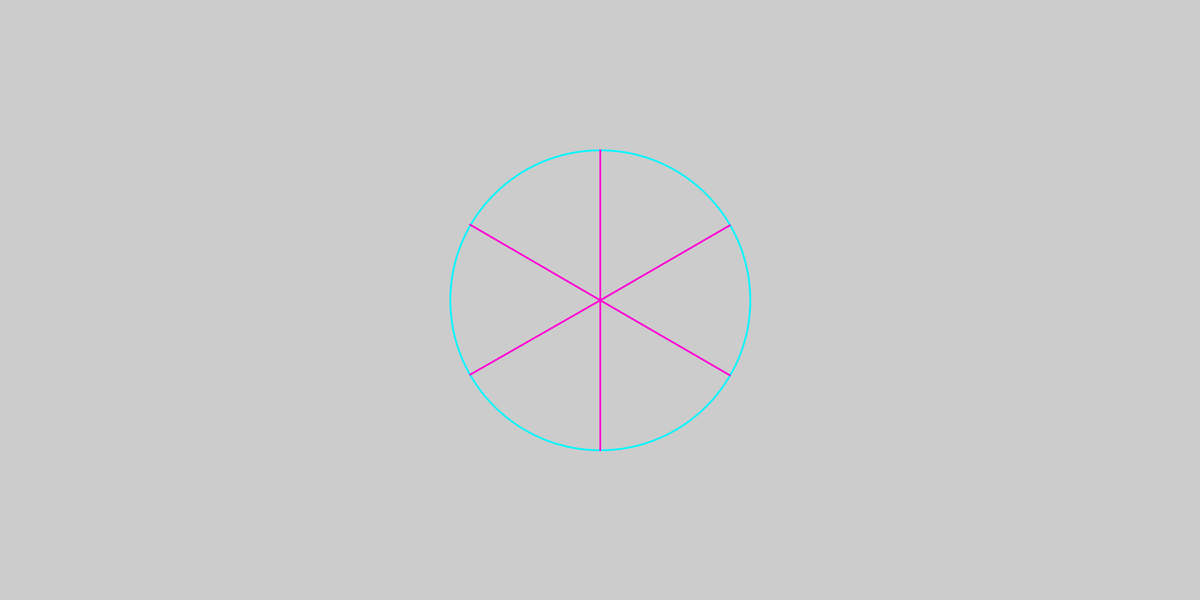
Frame 1 (no input)
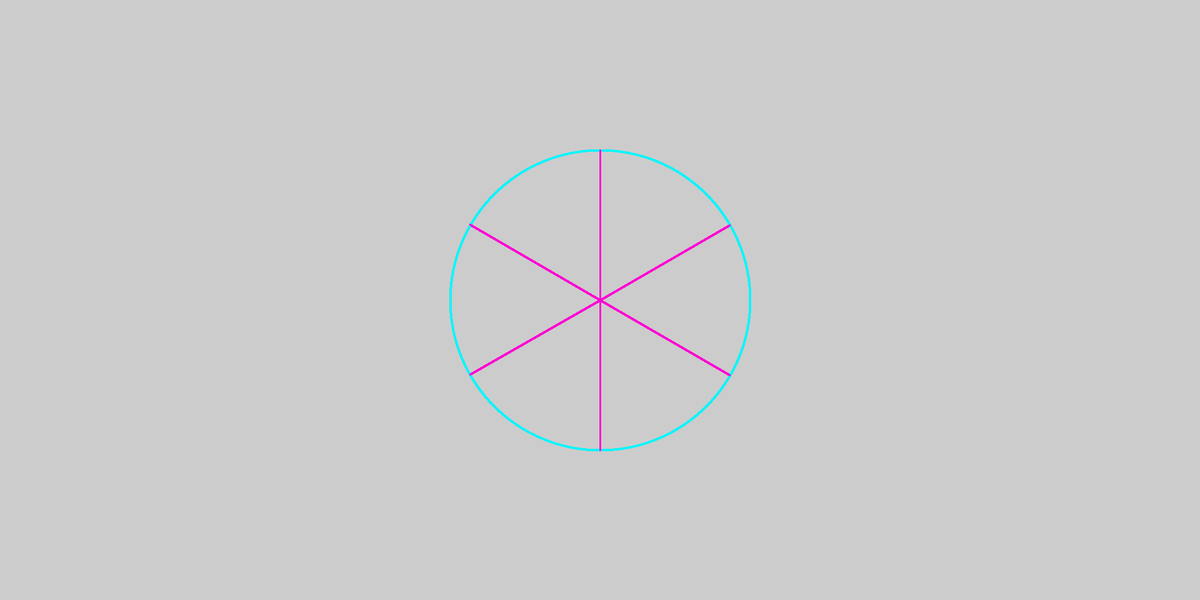
Frame 60 (the mouse pressed at the canvas centre just before this capture)
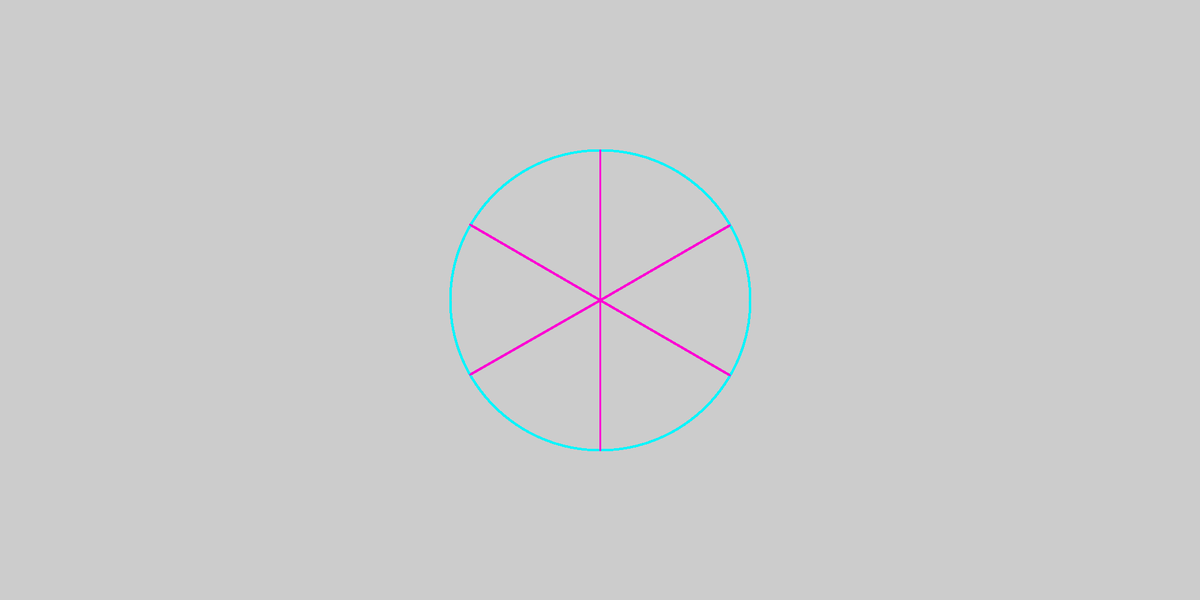
Frame 120 (the mouse held since frame 60 and released just before this capture)

The Processing sketch that drew these frames (run headless with seeded random() and noise(); from frame 60 on, the mouse is pressed at the canvas centre):

// Processing sketch: generative_crystals
// ── generative_crystals.pde
int CRYSTAL_SIZE = 500;
int CRYSTAL_SIDES = 6;
color[] PALLETTE;

void setup()
{
  size(2000, 1000);
  colorMode(HSB, 360, 100, 100);
  
  PALLETTE = new color[2];
  PALLETTE[0] = color(182, 100, 100);
  PALLETTE[1] = color(310, 100, 100);
}

void draw()
{
  test_lines();
}

void test_lines()
{
  push();
    noFill();
    strokeWeight(3);

    stroke(PALLETTE[0]);
    translate(width/2, height/2);
    circle(0, 0, CRYSTAL_SIZE);
    
    stroke(PALLETTE[1]);
    float angle = radians(360 / CRYSTAL_SIDES);
    // Drawing the lines
    for (int i = 0; i < CRYSTAL_SIDES; i++)
    {
      line(0, 0, 0, CRYSTAL_SIZE / 2);
      rotate(angle);  
    }
  pop();
}
